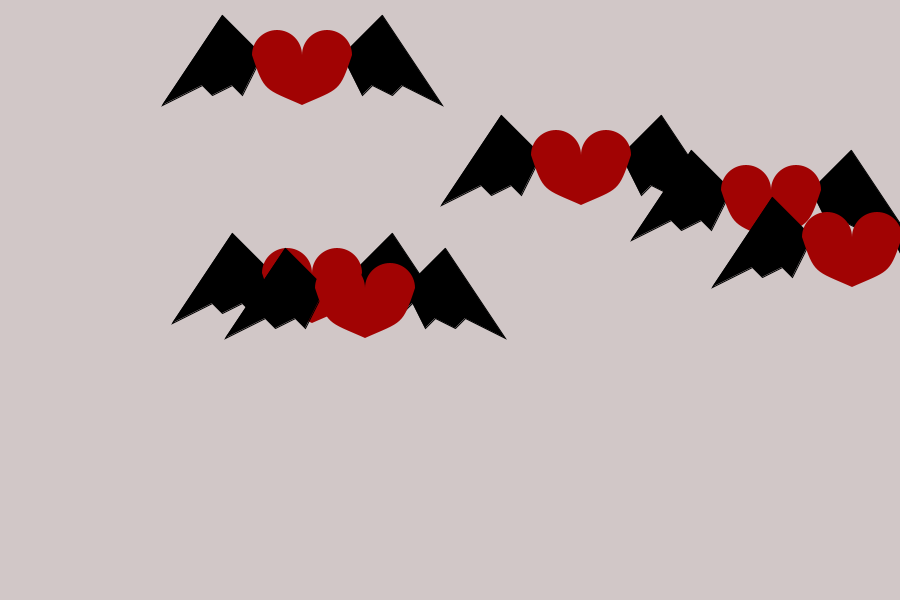
Frame 1 (no input)
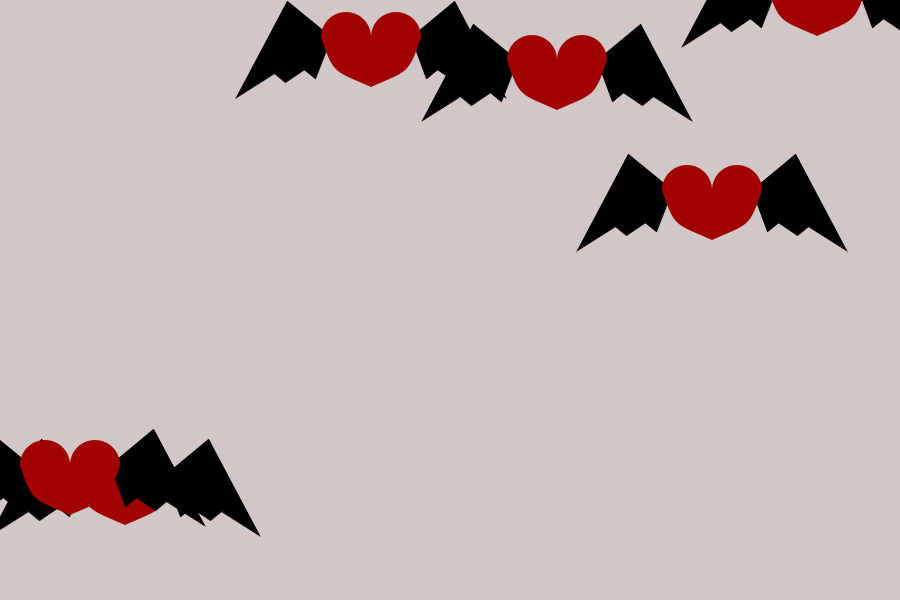
Frame 60 (the mouse pressed at the canvas centre just before this capture)
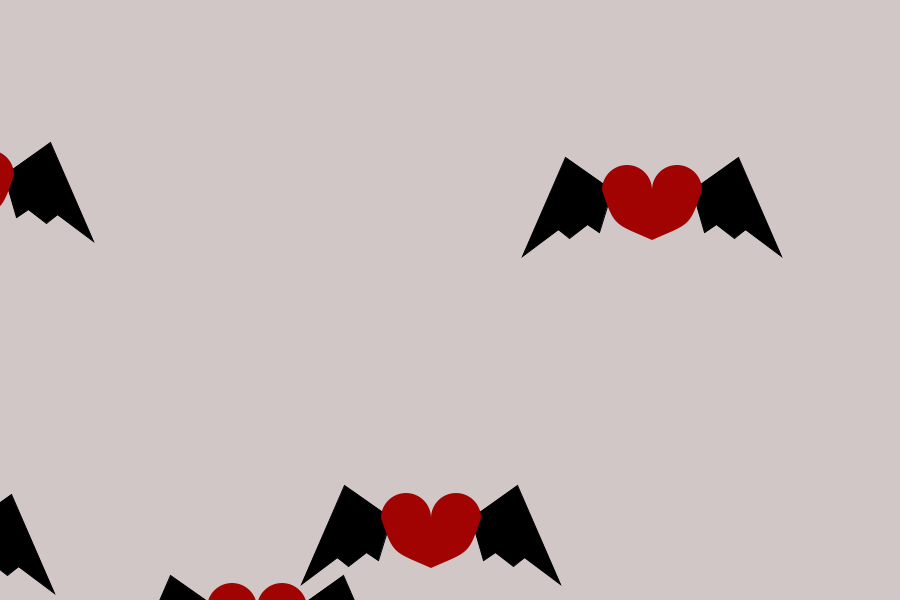
Frame 120 (the mouse held since frame 60 and released just before this capture)

The Processing sketch that drew these frames (run headless with seeded random() and noise(); from frame 60 on, the mouse is pressed at the canvas centre):

// Processing sketch: Part2
// ── Part2.pde
ArrayList<Heart> hearts = new ArrayList<Heart>();

void setup(){
  size(900,600);
  int x=0;
  int y=0;
  for (int i=0; i < 6; i++){
    x = (int)random(0,width);
    y = (int)random(0,height);
    hearts.add(new Heart(x,y)); //<>//
  }
}

void draw(){
  background(#d1c7c7);
  for (int i=0; i < hearts.size(); i++){
    hearts.get(i).drawHeart();
    hearts.get(i).updatePosition();
  }

}

//void settings(){}

// ── Character.pde
class Heart{
  int xPosition;
  int yPosition;
  float xVelocity;
  float yVelocity;
  float wingAngle=0;
  int wingDirection=1;
  
  Heart(int xPosition, int yPosition){
    this.xPosition=xPosition;
    this.yPosition=yPosition;
    xVelocity=random(-5,5);
    yVelocity=random(-5,5);
  }
  
  void drawHeart(){
    pushMatrix();
    
    translate(xPosition, yPosition);
    
    stroke(0);
    fill(0);
    pushMatrix();
    translate(-40,0);
    rotate(wingAngle);
    beginShape();
    vertex(0,0);
    vertex(-40,-40);
    vertex(-100,50);
    vertex(-60,30);
    vertex(-50,40);
    vertex(-30,30);
    vertex(-20,40);
    vertex(0,0);
    endShape();
    popMatrix();
    
    pushMatrix();
    scale(-1,1);
    translate(-40,0);
    rotate(wingAngle);
    beginShape();
    vertex(0,0);
    vertex(-40,-40);
    vertex(-100,50);
    vertex(-60,30);
    vertex(-50,40);
    vertex(-30,30);
    vertex(-20,40);
    vertex(0,0);
    endShape();
    popMatrix();
    
    noStroke();
    fill(#a10303);
    arc(-25,0,50,50,PI,2*PI,PIE);
    arc(25,0,50,50,PI,2*PI,PIE);
    beginShape();
    vertex(-50,0);
    curveVertex(-75,-175);
    curveVertex(-50,0);
    curveVertex(0,50);
    curveVertex(175,100);
    vertex(0,0);
    endShape();
    
    pushMatrix();
    scale(-1,1);
    beginShape();
    vertex(-50,0);
    curveVertex(-75,-175);
    curveVertex(-50,0);
    curveVertex(0,50);
    curveVertex(175,100);
    vertex(0,0);
    endShape();
    popMatrix();
    
    popMatrix();
    updateWingAngle();
  }
  
  void updateWingAngle(){
    if (wingAngle>PI/6 || wingAngle<-PI/6){
      wingDirection*=-1;
    }
    wingAngle+=(PI/90)*wingDirection;
  }
  
  void updatePosition(){ //same as move character
    detectWall();
    xPosition+=xVelocity;
    yPosition+=yVelocity;
  }
  
  void detectWall(){
    if (xPosition > width+120){
      xPosition=-120;
    }
    if (yPosition > height+50){
      yPosition=-50;
    }
    if (xPosition < -120){
      xPosition=width+120;
    }
    if (yPosition < -50){
      yPosition=height+50;
    }
  }




}
